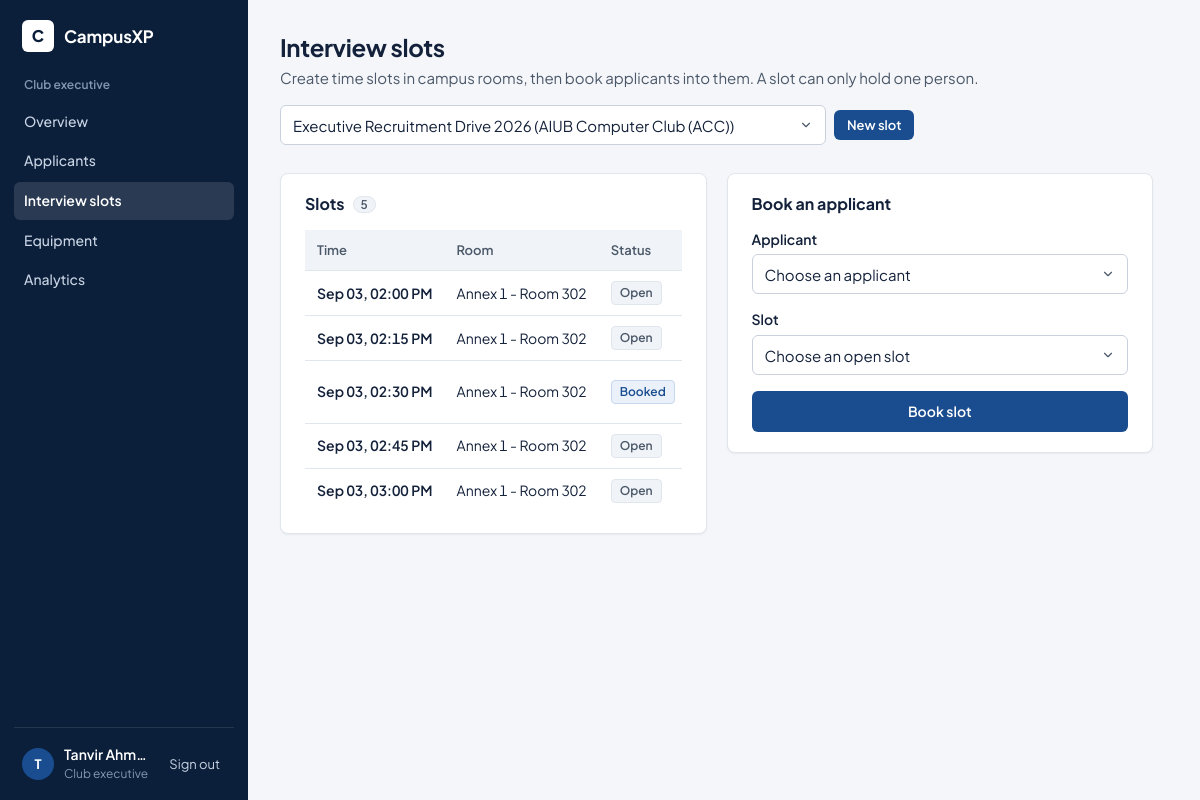
Page /index.php?controller=executive&action=scheduler&drive_id=1 (signed in) on the committed database.
### tables this page shows
CREATE TABLE IF NOT EXISTS `interview_slots` (
  `id` INT AUTO_INCREMENT PRIMARY KEY,
  `drive_id` INT NOT NULL,
  `slot_datetime` DATETIME NOT NULL,
  `duration_mins` INT DEFAULT 15,
  `room_no` VARCHAR(50) NOT NULL,
  `assigned_application_id` INT NULL,
  `is_booked` TINYINT(1) DEFAULT 0,
  CONSTRAINT `fk_slot_drive` FOREIGN KEY (`drive_id`) REFERENCES `club_drives`(`id`) ON DELETE CASCADE,
  CONSTRAINT `fk_slot_app` FOREIGN KEY (`assigned_application_id`) REFERENCES `club_applications`(`id`) ON DELETE SET NULL
);

### controllers/ExecutiveController.php (called while the page is built, shortened)
<?php
require_once __DIR__ . '/../config/db.php';
require_once __DIR__ . '/../models/DriveModel.php';
require_once __DIR__ . '/../models/InterviewModel.php';
class ExecutiveController {
    public static function scheduler($conn) {
        $all_drives = getActiveClubDrives($conn);
        $selected_drive_id = intval($_GET['drive_id'] ?? ($all_drives[0]['id'] ?? 0));
        $slots = getInterviewSlotsByDrive($conn, $selected_drive_id);
        require_once __DIR__ . '/../views/executive/scheduler.view.php';
    }
}

### models/DriveModel.php (called while the page is built, shortened)
<?php
function getActiveClubDrives($conn) {
    $sql = "SELECT * FROM club_drives WHERE status = 'active' ORDER BY deadline ASC";
    $result = mysqli_query($conn, $sql);
    $drives = mysqli_fetch_all($result, MYSQLI_ASSOC);
    return $drives;
}

### models/InterviewModel.php (called while the page is built, shortened)
<?php
function getInterviewSlotsByDrive($conn, $driveId = 0) {
    if ($driveId > 0) {
        $sql = "SELECT s.*, s.slot_datetime as slot_time, s.room_no as venue_room,
                       a.applied_role, u.full_name as candidate_name, sp.aiub_id, cd.title as drive_title
                FROM interview_slots s
                JOIN club_drives cd ON s.drive_id = cd.id
                LEFT JOIN club_applications a ON s.assigned_application_id = a.id
                LEFT JOIN student_profiles sp ON a.student_id = sp.id
                LEFT JOIN users u ON sp.user_id = u.id
                WHERE s.drive_id = ?
                ORDER BY s.slot_datetime ASC";
        $stmt = mysqli_prepare($conn, $sql);
        mysqli_stmt_bind_param($stmt, "i", $driveId);
    }
    mysqli_stmt_execute($stmt);
    $slots = mysqli_fetch_all(mysqli_stmt_get_result($stmt), MYSQLI_ASSOC);
    return $slots;
}

### views/executive/scheduler.view.php (the view, shortened to what this page needs)
<?php require_once __DIR__ . '/../layouts/header.php'; ?>
<div class="page-header">
    <div>
        <h1 class="page-title">Interview slots</h1>
        <p class="page-sub">Create time slots in campus rooms, then book applicants into them. A slot can only hold one person.</p>
    </div>
    <div class="row">
        <form class="row" method="GET" action="index.php">
            <select name="drive_id" class="form-control toolbar-select" aria-label="Drive" onchange="this.form.submit()">
                <?php foreach ($all_drives as $dr): ?>
                    <option value="<?= $dr['id'] ?>" <?= $dr['id'] == $selected_drive_id ? 'selected' : '' ?>>
                        <?= htmlspecialchars($dr['title']) ?> (<?= htmlspecialchars($dr['club_name']) ?>)
                    </option>
                <?php endforeach; ?>
            </select>
        </form>
        <button class="btn btn-primary btn-sm" onclick="openModal('new-slot-modal')">New slot</button>
    </div>
</div>
<div class="grid-2" style="align-items: start;">
    <div class="glass-card">
        <div class="card-header">
            <h2 class="card-title">Slots <span class="count-badge"><?= count($slots) ?></span></h2>
        </div>
        <?php if (empty($slots)): ?>
            <div class="empty-state">No slots for this drive yet. Use <strong>New slot</strong> to add one.</div>
        <?php else: ?>
            <div class="table-wrap"><table class="data-table">
                <thead>
                    <tr>
                        <th>Time</th>
                        <th>Room</th>
                        <th>Status</th>
                    </tr>
                </thead>
                <tbody>
                    <?php foreach ($slots as $sl): ?>
                        <tr>
                            <td class="fw-600 nums" style="white-space: nowrap;"><?= date('M d, h:i A', strtotime($sl['slot_time'])) ?></td>
                            <td><?= htmlspecialchars($sl['venue_room']) ?></td>
                            <td>
                                <?php if ($sl['is_booked']): ?>
                                    <span class="badge-tag tag-info">Booked</span>
                                <?php else: ?>
                                    <span class="badge-tag">Open</span>
                                <?php endif; ?>
                            </td>
                        </tr>
                    <?php endforeach; ?>
                </tbody>
            </table></div>
        <?php endif; ?>
    </div>
    <div class="glass-card">
        <div class="card-header">
            <h2 class="card-title">Book an applicant</h2>
        </div>
        <form action="index.php?controller=executive&action=assign_slot" method="POST">
            <div class="form-group">
                <label class="form-label" for="assign-app">Applicant</label>
                <select name="app_id" id="assign-app" class="form-control" required>
                    <option value="" disabled selected>Choose an applicant</option>
                </select>
            </div>
            <div class="form-group">
                <label class="form-label" for="assign-slot">Slot</label>
                <select name="slot_id" id="assign-slot" class="form-control" required>
                    <option value="" disabled selected>Choose an open slot</option>
                    <?php
                    $avail_count = 0;
                    foreach ($slots as $sl):
                        if (!$sl['is_booked']):
                            $avail_count++;
                    ?>
                    <?php
                        endif;
                    endforeach;
                    ?>
                </select>
            </div>
            <button type="submit" class="btn btn-primary btn-block" <?= $avail_count === 0 ? 'disabled' : '' ?>>
                Book slot
            </button>
        </form>
    </div>
</div>
<?php require_once __DIR__ . '/../layouts/footer.php'; ?>

### rows in the picture
interview_slots: slot_datetime "Sep 03, 02:00 PM", room_no "Annex 1 - Room 302", is_booked "Open"
interview_slots: slot_datetime "Sep 03, 02:15 PM", room_no "Annex 1 - Room 302", is_booked "Open"
interview_slots: slot_datetime "Sep 03, 02:30 PM", room_no "Annex 1 - Room 302", is_booked "Booked"
interview_slots: slot_datetime "Sep 03, 02:45 PM", room_no "Annex 1 - Room 302", is_booked "Open"
interview_slots: slot_datetime "Sep 03, 03:00 PM", room_no "Annex 1 - Room 302", is_booked "Open"

### other values in the picture
$nav[1] "Club executive"
$nav_label "Overview"
$nav_label "Applicants"
$nav_label "Interview slots"
$nav_label "Equipment"
$nav_label "Analytics"
substr($auth_user['full_name'], 0, 1) "T"
$auth_user['full_name'] "Tanvir Ahmed"
count($slots) "5"
form field drive_id "Executive Recruitment Drive 2026 (AIUB Computer Club (ACC))"
